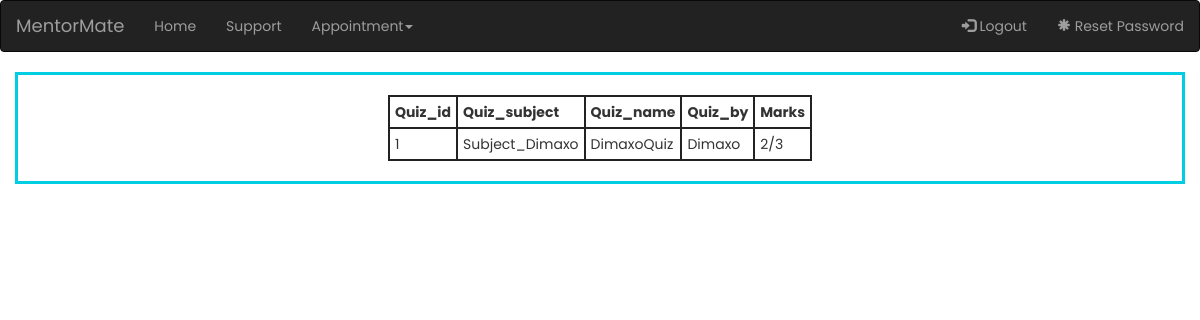
/MainFiles/check_quiz_results_student.php (signed in), run on the app's committed database.
### tables this page shows
CREATE TABLE `quiz_results` (
  `id` int(11) NOT NULL,
  `quiz_id` int(11) NOT NULL,
  `quiz_name` varchar(250) NOT NULL,
  `quiz_subject` varchar(250) NOT NULL,
  `quiz_by` varchar(250) NOT NULL,
  `correct_answers` int(250) NOT NULL,
  `incorrect_answers` int(250) NOT NULL,
  `total_questions` int(250) NOT NULL,
  `student_username` varchar(250) NOT NULL
);

### MainFiles/check_quiz_results_student.php (the view, shortened to what this page needs)
<?php
require_once "config.php";
$username = $_SESSION['username'];
?>
<!DOCTYPE html>
<html lang="en">
<head>
    <link rel="stylesheet" href="https://maxcdn.bootstrapcdn.com/bootstrap/3.4.1/css/bootstrap.min.css">
    <link rel="stylesheet" href="total_style.css">
</head>
<body>
    <nav class="navbar navbar-inverse">
        <div class="container-fluid">
            <div class="navbar-header">
                <a class="navbar-brand" href="home_page.php">MentorMate</a>
            </div>
            <ul class="nav navbar-nav">
                <li><a href="welcome.php">Home</a></li>
                <li><a href="home_page.php #support_start">Support</a></li>
                <li class="dropdown">
                    <a class="dropdown-toggle" data-toggle="dropdown" href="#">Appointment<span class="caret"></span></a>
                </li>
            </ul>
            <ul class="nav navbar-nav navbar-right">
                <li><a href="logout.php"><span class="glyphicon glyphicon-log-in"></span> Logout</a></li>
                <li><a href="reset-password.php"><span class="glyphicon glyphicon-asterisk"></span> Reset Password</a></li>
            </ul>
        </div>
    </nav>
    <div class="container maman">
        <table>
            <tr>
                <th>Quiz_id</th>
                <th>Quiz_subject</th>
                <th>Quiz_name</th>
                <th>Quiz_by</th>
                <th>Marks</th>
            </tr>
            <?php
            $sql3 = "SELECT * FROM `quiz_results` where `student_username` = '$username';";
            $result3 = mysqli_query($link, $sql3);
            if (mysqli_num_rows($result3) > 0) {
                while ($row3 = mysqli_fetch_array($result3)) {
                    echo '<tr>';
                    echo '<td>' . $row3['quiz_id'] . '</td>';
                    echo '<td>' . $row3['quiz_subject'] . '</td>';
                    echo '<td>' . $row3['quiz_name'] . '</td>';
                    echo '<td>' . $row3['quiz_by'] . '</td>';
                    echo '<td>' . $row3['correct_answers'] . '/' . $row3['total_questions'] . '</td>';
                    echo '</tr>';
                }
            } elseif (mysqli_num_rows($result3) == 0) {
                echo '</table>';
                echo 'No quiz solved';
            }
            ?>
        </table>
    </div>
</body>

### MainFiles/total_style.css (style rules this page uses)
body { font-family: Poppins; }
.maman { padding: 20px; font-size: 14px; height: fit-content; border: #00cde1 solid 3px; }
table { margin-left: auto; margin-right: auto; }
th, td { border: 2px solid #222222; padding: 5px; }

### data on the page
quiz_results: quiz "1", quiz_subject "Subject_Dimaxo", quiz_name "DimaxoQuiz", quiz_by "Dimaxo", correct_answers "2", total_questions "3"
